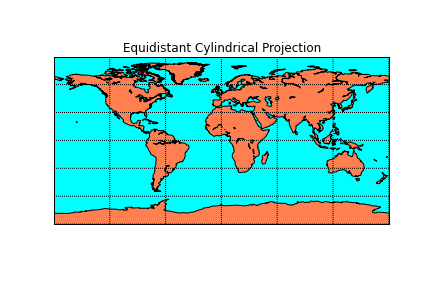

The Python source for this figure:
# -*- coding: utf-8 -*-
"""
Created on Thu Oct  1 16:03:34 2015

@author: walter
"""

from mpl_toolkits.basemap import Basemap
import numpy as np
import matplotlib.pyplot as plt

# create new figure, axes instances.
fig=plt.figure()
# Figure size. 
#ax=fig.add_axes([0.1,0.1,0.8,0.8])
#ax=fig.add_axes([0.15, 0.15, 1.2, 1.2])

# llcrnrlat,llcrnrlon,urcrnrlat,urcrnrlon
# are the lat/lon values of the lower left and upper right corners
# of the map.
# resolution = 'c' means use crude resolution coastlines.
m = Basemap(projection='cyl',llcrnrlat=-90,urcrnrlat=90,\
            llcrnrlon=-180,urcrnrlon=180,resolution='c')
m.drawcoastlines()
m.fillcontinents(color='coral',lake_color='aqua')
# draw parallels and meridians.
m.drawparallels(np.arange(-90.,91.,30.))
m.drawmeridians(np.arange(-180.,181.,60.))
m.drawmapboundary(fill_color='aqua')
plt.title("Equidistant Cylindrical Projection")
plt.show()

# Save figure. 
fig.savefig("world_cyl_projection.png")
